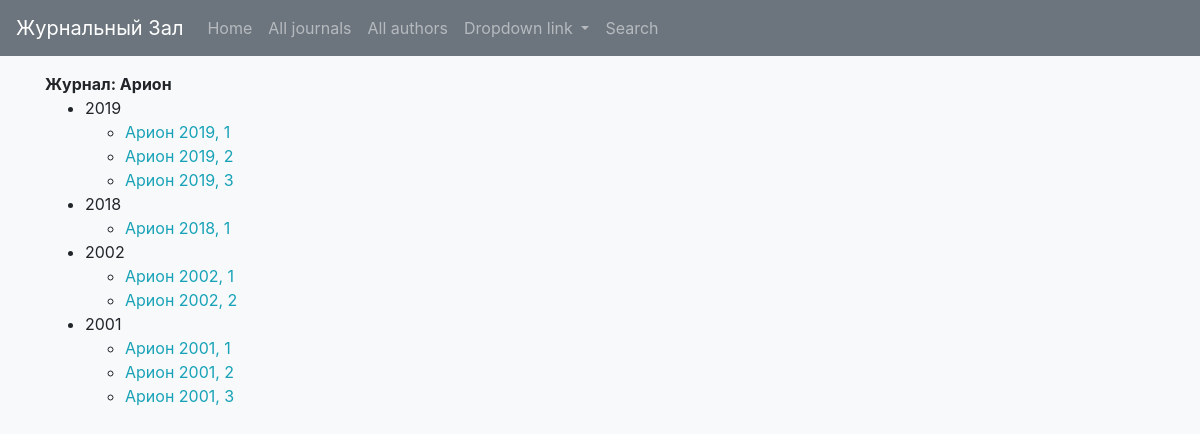
The app's page /catalog/journal/1 with its own data.
### catalog/models.py (models this page shows, shortened)
class Journal(models.Model):
    name = models.CharField(max_length=200, help_text='Enter a journal name (e.g. Science Fiction)')
    def __str__(self):
        return self.name

class Edition(models.Model):
    number = models.IntegerField(help_text='Number of the edition')
    year = models.IntegerField(help_text='Year of the edition', validators=[MinValueValidator(0),
                                       MaxValueValidator(datetime.date.today().year+1)])
    journal = models.ForeignKey(Journal, on_delete=models.SET_NULL, null=True)
    def get_absolute_url(self):
        return reverse('edition-detail', args=[str(self.id)])
    def __str__(self):
        return (str(self.journal) + " " + str(self.year) + ", " + str(self.number))

### catalog/views.py (the view)
# urls.py: path('journal/<int:pk>', views.JournalDetailView.as_view(), name='journal-detail'),
class JournalDetailView(generic.DetailView):
    model = Journal

### catalog/templates/catalog/journal_detail.html
{% extends "catalog/base_generic.html" %}
{% block content %}
  <strong>Журнал: {{ journal.name }} </strong>
  {% regroup journal.edition_set.all|dictsortreversed:"year" by year as year_list %}
    {% if journal.edition_set.all %}
    <ul>
      {% for year in year_list %}
        <li>
          <a>{{ year.grouper }}</a>
          <ul>
            {% for edition in year.list %}
            <li>
              <a class="text-info" href="{{ edition.get_absolute_url }}">{{ edition }}</a>
            </li>
            {% endfor %}
          </ul>
        </li>
      {% endfor %}
    </ul>
    {% else %}
      <p>У этого журнала нет изданий или публикаций. </p>
    {% endif %}
{% endblock %}

### catalog/static/catalog/main.css (style rules this page uses)
ul { margin: 0; }

### records on screen
Journal: name "Арион"
Edition: journal+year+number "Арион 2019, 1"
Edition: journal+year+number "Арион 2019, 2"
Edition: journal+year+number "Арион 2019, 3"
Edition: journal+year+number "Арион 2018, 1"
Edition: journal+year+number "Арион 2002, 1"
Edition: journal+year+number "Арион 2002, 2"
Edition: journal+year+number "Арион 2001, 1"
Edition: journal+year+number "Арион 2001, 2"
Edition: journal+year+number "Арион 2001, 3"

### other values on screen
{{ year.grouper }} "2019" "2018" "2002" "2001"
